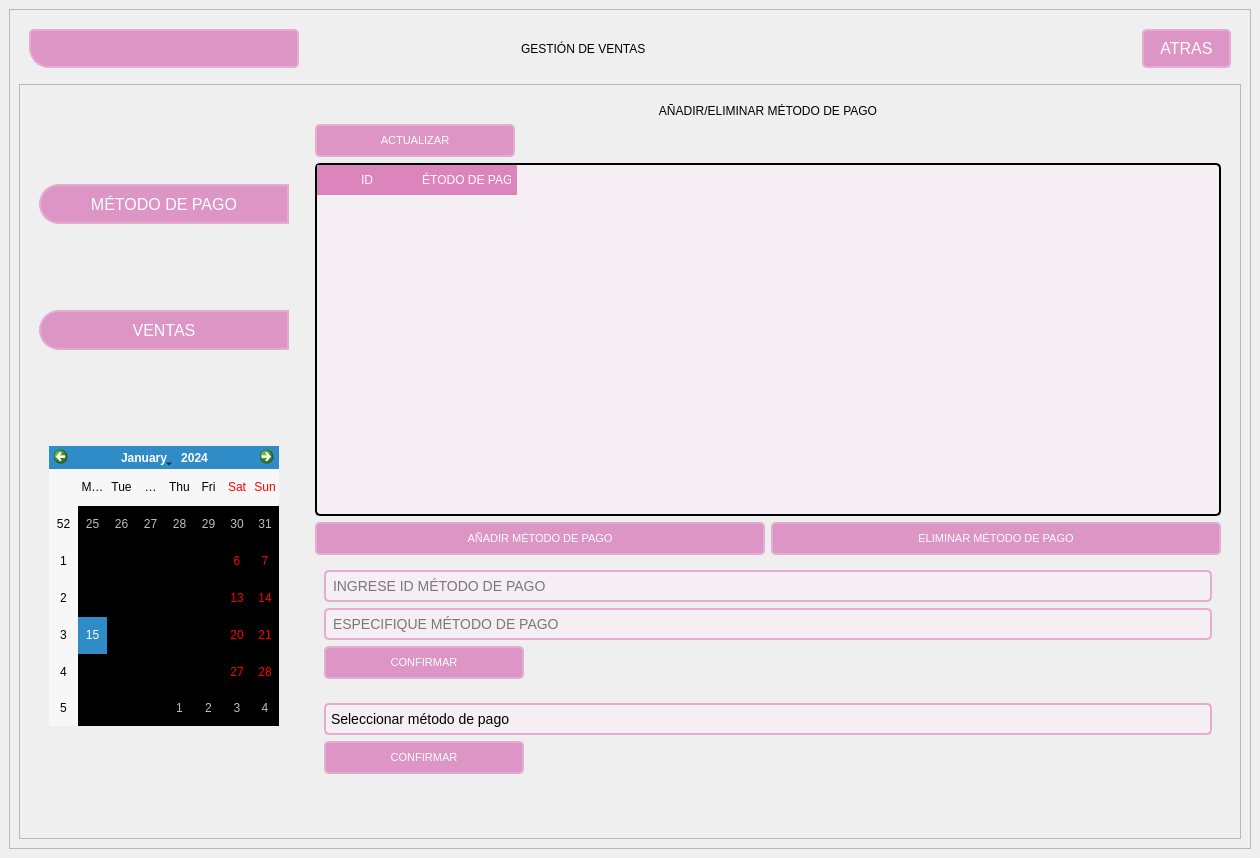
<?xml version="1.0" encoding="UTF-8"?>
<ui version="4.0">
 <class>MainWindow</class>
 <widget class="QMainWindow" name="MainWindow">
  <property name="geometry">
   <rect>
    <x>0</x>
    <y>0</y>
    <width>1260</width>
    <height>858</height>
   </rect>
  </property>
  <property name="windowTitle">
   <string>MainWindow</string>
  </property>
  <widget class="QWidget" name="centralwidget">
   <layout class="QVBoxLayout" name="verticalLayout">
    <item>
     <widget class="QFrame" name="frame">
      <property name="styleSheet">
       <string notr="true"/>
      </property>
      <property name="frameShape">
       <enum>QFrame::StyledPanel</enum>
      </property>
      <property name="frameShadow">
       <enum>QFrame::Raised</enum>
      </property>
      <layout class="QVBoxLayout" name="verticalLayout_2">
       <item>
        <widget class="QFrame" name="frame_superior">
         <property name="minimumSize">
          <size>
           <width>0</width>
           <height>50</height>
          </size>
         </property>
         <property name="maximumSize">
          <size>
           <width>16777215</width>
           <height>90</height>
          </size>
         </property>
         <property name="styleSheet">
          <string notr="true">QFrame{
background-color: transparent;
}

QPushButton {
    border: 2px solid #e4acd0;
    border-radius: 5px;
    padding: 8px 16px;
    background-color: #dc95c4; /* Fondo */
    color: #ffffff; /* Color del texto */
    font-family: Arial, sans-serif;
    font-size: 16px;
}

QPushButton:hover {
    background-color: #dc84bc; /* Fondo al pasar el cursor */
}

QPushButton:pressed {
    background-color: #d484b4; /* Fondo al presionar */
}
QLabel {
	background-color:  rgb(235, 188, 220);
    font: 87 14pt &quot;Arial Black&quot;; /* Fuente Arial Black, peso 87 */
    color: black; /* Color de texto rgb(220, 132, 188) */
}</string>
         </property>
         <property name="frameShape">
          <enum>QFrame::StyledPanel</enum>
         </property>
         <property name="frameShadow">
          <enum>QFrame::Raised</enum>
         </property>
         <layout class="QHBoxLayout" name="horizontalLayout">
          <item>
           <widget class="QPushButton" name="pushButton_menu">
            <property name="minimumSize">
             <size>
              <width>270</width>
              <height>0</height>
             </size>
            </property>
            <property name="styleSheet">
             <string notr="true">QPushButton {
	background-color: rgb(235, 188, 220);
	border:0px
	border-top-left-radius:20px;
    border-bottom-left-radius: 20px;
    background-color: #dc95c4; /* Fondo */
    color: #ffffff; /* Color del texto */
    font-family: Arial, sans-serif;
    font-size: 16px;
}

QPushButton:hover {
    background-color: #dc84bc; /* Fondo al pasar el cursor */
	border-top-left-radius:20px;
    border-bottom-left-radius: 20px;
}

QPushButton:pressed {
    background-color: #d484b4; /* Fondo al presionar */
}</string>
            </property>
            <property name="text">
             <string/>
            </property>
            <property name="icon">
             <iconset>
              <normaloff>../../recursos/images/barra-de-menus.png</normaloff>../../recursos/images/barra-de-menus.png</iconset>
            </property>
            <property name="iconSize">
             <size>
              <width>38</width>
              <height>38</height>
             </size>
            </property>
           </widget>
          </item>
          <item>
           <spacer name="horizontalSpacer_3">
            <property name="orientation">
             <enum>Qt::Horizontal</enum>
            </property>
            <property name="sizeHint" stdset="0">
             <size>
              <width>98</width>
              <height>20</height>
             </size>
            </property>
           </spacer>
          </item>
          <item>
           <widget class="QLabel" name="label_5">
            <property name="styleSheet">
             <string notr="true">background-color: transparent
</string>
            </property>
            <property name="text">
             <string>GESTIÓN DE VENTAS</string>
            </property>
           </widget>
          </item>
          <item>
           <spacer name="horizontalSpacer">
            <property name="orientation">
             <enum>Qt::Horizontal</enum>
            </property>
            <property name="sizeHint" stdset="0">
             <size>
              <width>490</width>
              <height>20</height>
             </size>
            </property>
           </spacer>
          </item>
          <item>
           <widget class="QPushButton" name="atrasBtn">
            <property name="text">
             <string>ATRAS</string>
            </property>
            <property name="icon">
             <iconset>
              <normaloff>../../recursos/images/arrow-left.png</normaloff>../../recursos/images/arrow-left.png</iconset>
            </property>
            <property name="iconSize">
             <size>
              <width>40</width>
              <height>40</height>
             </size>
            </property>
           </widget>
          </item>
         </layout>
        </widget>
       </item>
       <item>
        <widget class="QFrame" name="frame_contenido">
         <property name="minimumSize">
          <size>
           <width>200</width>
           <height>0</height>
          </size>
         </property>
         <property name="styleSheet">
          <string notr="true"/>
         </property>
         <property name="frameShape">
          <enum>QFrame::StyledPanel</enum>
         </property>
         <property name="frameShadow">
          <enum>QFrame::Raised</enum>
         </property>
         <layout class="QHBoxLayout" name="horizontalLayout_2">
          <item>
           <widget class="QFrame" name="frame_control">
            <property name="minimumSize">
             <size>
              <width>270</width>
              <height>0</height>
             </size>
            </property>
            <property name="maximumSize">
             <size>
              <width>0</width>
              <height>16777215</height>
             </size>
            </property>
            <property name="styleSheet">
             <string notr="true">QFrame{
background-color: transparent;
}

QPushButton {
    border: 2px solid #e4acd0;
	border-top-left-radius:20px;
    border-bottom-left-radius: 20px;
    background-color: #dc95c4; /* Fondo */
    color: #ffffff; /* Color del texto */
    font-family: Arial, sans-serif;
    font-size: 16px;
}

QPushButton:hover {
    background-color: #dc84bc; /* Fondo al pasar el cursor */
	border-top-left-radius:20px;
    border-bottom-left-radius: 20px;
}

QPushButton:pressed {
    background-color: #d484b4; /* Fondo al presionar */
}</string>
            </property>
            <property name="frameShape">
             <enum>QFrame::StyledPanel</enum>
            </property>
            <property name="frameShadow">
             <enum>QFrame::Raised</enum>
            </property>
            <layout class="QVBoxLayout" name="verticalLayout_3">
             <item>
              <widget class="QPushButton" name="pushButton_pagos">
               <property name="minimumSize">
                <size>
                 <width>0</width>
                 <height>40</height>
                </size>
               </property>
               <property name="text">
                <string>MÉTODO DE PAGO</string>
               </property>
               <property name="icon">
                <iconset>
                 <normaloff>../../recursos/images/cash-sync.png</normaloff>../../recursos/images/cash-sync.png</iconset>
               </property>
               <property name="iconSize">
                <size>
                 <width>35</width>
                 <height>35</height>
                </size>
               </property>
              </widget>
             </item>
             <item>
              <widget class="QPushButton" name="pushButton_ventas">
               <property name="minimumSize">
                <size>
                 <width>0</width>
                 <height>40</height>
                </size>
               </property>
               <property name="text">
                <string>VENTAS</string>
               </property>
               <property name="icon">
                <iconset>
                 <normaloff>../../recursos/images/cash-register.png</normaloff>../../recursos/images/cash-register.png</iconset>
               </property>
               <property name="iconSize">
                <size>
                 <width>35</width>
                 <height>35</height>
                </size>
               </property>
              </widget>
             </item>
             <item>
              <widget class="QFrame" name="frame_calendario">
               <property name="maximumSize">
                <size>
                 <width>16777215</width>
                 <height>300</height>
                </size>
               </property>
               <property name="frameShape">
                <enum>QFrame::StyledPanel</enum>
               </property>
               <property name="frameShadow">
                <enum>QFrame::Raised</enum>
               </property>
               <layout class="QVBoxLayout" name="verticalLayout_16">
                <item>
                 <widget class="QCalendarWidget" name="calendarWidget">
                  <property name="styleSheet">
                   <string notr="true">/* General Calendar Widget Styling */
QCalendarWidget {
    background-color: #f5eef2; /* Light gray background */
    border: 1px solid #d694bc; /* Dark purple border */
    border-radius: 5px; /* Rounded corners */
    font-family: Arial, sans-serif;
}

/* Header Section */
QCalendarWidget .qt_calendar_header {
    background-color: #e4acd0; /* Light pink background */
    padding: 5px;
}

/* Header Buttons */
QCalendarWidget .qt_calendar_prev,
QCalendarWidget .qt_calendar_next {
    background-color: #dc84bc; /* Dark pink background */
    color: white;
    border: none;
    border-radius: 5px;
    padding: 5px 10px;
    cursor: pointer;
}

/* Month Label */
QCalendarWidget .qt_calendar_monthlabel {
    font-size: 18px;
    font-weight: bold;
    color: #ebbcdc; /* Light peach */
}

/* Weekday Headers */
QCalendarWidget .qt_calendar_weekday {
    background-color: #dc95c4; /* Light red background */
    color: white;
    text-align: center;
    padding: 5px 0;
}

/* Calendar Grid */
QCalendarWidget .qt_calendar_grid {
    background-color: #f5eef2; /* Light gray background */
}

/* Calendar Days */
QCalendarWidget .qt_calendar_day {
    border: 1px solid #d694bc; /* Dark purple border */
    padding: 5px;
    text-align: center;
    cursor: pointer;
}

/* Selected Day */
QCalendarWidget .qt_calendar_currentday {
    background-color: #e4c4d4; /* Light blue background */
    color: white;
}

/* Selected Date */
QCalendarWidget QFrame[frameShape=&quot;0&quot;] {
    background-color: #d484b4; /* Dark red background */
    border-radius: 5px;
}</string>
                  </property>
                 </widget>
                </item>
               </layout>
              </widget>
             </item>
            </layout>
           </widget>
          </item>
          <item>
           <widget class="QFrame" name="frame_paginas">
            <property name="styleSheet">
             <string notr="true">
/* Estilo para QFrame */
QFrame {
    background-color: transparent; /* Fondo blanco */
	border-radius: 10px
}

/* Estilo para QLabel */
QLabel {
	background-color:  transparent;
    font: 70 10pt &quot;Arial Black&quot;; /* Fuente Arial Black, peso 87 */
    color: rgb(0,0,0); /* Color de texto rgb(220, 132, 188) */
}

/* Estilo para QLineEdit */
QLineEdit {
    border: 2px solid #e4acd0; /* Borde */
    border-radius: 5px;
    padding: 5px;
    background-color: #f5eef2; /* Fondo */
    color: rgb(0, 0, 0); /* Color del texto */
    font-family: Arial, sans-serif;
    font-size: 14px;
}
QLineEdit:hover {
	border: 2px solid rgb(220, 149, 196);
}
QLineEdit:focus {
    border: 2px solid #d484b4; /* Borde al enfocar */
}

QPushButton {
    border: 2px solid #e4acd0;
    border-radius: 5px;
    padding: 8px 8px;
    background-color: #dc95c4; /* Fondo */
    color: #ffffff; /* Color del texto */
    font-family: Arial, sans-serif;
    font-size: 11px;
}

QPushButton:hover {
    background-color: #dc84bc; /* Fondo al pasar el cursor */
}

QPushButton:pressed {
    background-color: #d484b4; /* Fondo al presionar */
}

QFrame{
border-radius: 10px
}

QTableWidget {
    background-color: #f5eef2;
    gridline-color: #dc84bc;
    font-size: 14px;
	border: 2px solid black;
     border-radius: 5px;
}

QHeaderView::section {
    background-color: #dc84bc;
    color: #ffffff;
    padding: 5px;
    border: 1px solid #dc84bc;
}

QTableWidget::item {
    border: 1px solid dc84bc;
}

QTableWidget::item:alternate {
    background-color: dc84bc;
}

QTableWidget::item:!selected {
    background-color: transparent;
}

QTableWidget::item:selected {
    background-color: #d484b4;
    color: #ffffff;
}

QComboBox {
    border: 2px solid #e4acd0; /* Borde */
    border-radius: 5px;
    padding: 5px;
    background-color: #f5eef2; /* Fondo */
    color: rgb(0, 0, 0); /* Color del texto */
    font-family: Arial, sans-serif;
    font-size: 14px;
}

QComboBox:hover {
    border: 2px solid rgb(220, 149, 196);
}

QComboBox:focus {
    border: 2px solid #d484b4; /* Borde al enfocar */
}

QComboBox::drop-down {
    width: 20px; /* Ancho del botón desplegable */
    border: none; /* Quitar el borde */
}

QComboBox::down-arrow {
    image: url(drop_down_icon.png); /* Cambiar el icono de flecha */
}

QComboBox::down-arrow:hover {
    image: url(drop_down_icon_hover.png); /* Cambiar el icono de flecha al pasar el cursor */
}</string>
            </property>
            <property name="frameShape">
             <enum>QFrame::StyledPanel</enum>
            </property>
            <property name="frameShadow">
             <enum>QFrame::Raised</enum>
            </property>
            <layout class="QVBoxLayout" name="verticalLayout_4">
             <property name="spacing">
              <number>0</number>
             </property>
             <property name="leftMargin">
              <number>1</number>
             </property>
             <property name="topMargin">
              <number>1</number>
             </property>
             <property name="rightMargin">
              <number>1</number>
             </property>
             <property name="bottomMargin">
              <number>1</number>
             </property>
             <item>
              <widget class="QStackedWidget" name="stackedWidget">
               <property name="currentIndex">
                <number>0</number>
               </property>
               <widget class="QWidget" name="pagina_pagos">
                <layout class="QVBoxLayout" name="verticalLayout_15">
                 <item>
                  <widget class="QLabel" name="label_9">
                   <property name="text">
                    <string>AÑADIR/ELIMINAR MÉTODO DE PAGO</string>
                   </property>
                   <property name="alignment">
                    <set>Qt::AlignCenter</set>
                   </property>
                  </widget>
                 </item>
                 <item>
                  <layout class="QVBoxLayout" name="verticalLayout_7">
                   <item>
                    <widget class="QPushButton" name="pushButton_actualizarPagos">
                     <property name="maximumSize">
                      <size>
                       <width>200</width>
                       <height>16777215</height>
                      </size>
                     </property>
                     <property name="text">
                      <string>ACTUALIZAR</string>
                     </property>
                     <property name="icon">
                      <iconset>
                       <normaloff>../../recursos/images/reload.png</normaloff>../../recursos/images/reload.png</iconset>
                     </property>
                    </widget>
                   </item>
                   <item>
                    <widget class="QTableWidget" name="tableWidget">
                     <column>
                      <property name="text">
                       <string>ID</string>
                      </property>
                     </column>
                     <column>
                      <property name="text">
                       <string>MÉTODO DE PAGO</string>
                      </property>
                     </column>
                    </widget>
                   </item>
                   <item>
                    <layout class="QHBoxLayout" name="horizontalLayout_5">
                     <item>
                      <widget class="QPushButton" name="pushButton_addPago">
                       <property name="text">
                        <string>AÑADIR MÉTODO DE PAGO</string>
                       </property>
                       <property name="icon">
                        <iconset>
                         <normaloff>../../recursos/images/account-credit-card.png</normaloff>../../recursos/images/account-credit-card.png</iconset>
                       </property>
                      </widget>
                     </item>
                     <item>
                      <widget class="QPushButton" name="pushButton_eliminarPago">
                       <property name="text">
                        <string>ELIMINAR MÉTODO DE PAGO</string>
                       </property>
                       <property name="icon">
                        <iconset>
                         <normaloff>../../recursos/images/cash-sync.png</normaloff>../../recursos/images/cash-sync.png</iconset>
                       </property>
                      </widget>
                     </item>
                    </layout>
                   </item>
                  </layout>
                 </item>
                 <item>
                  <widget class="QFrame" name="frame_addPago">
                   <property name="maximumSize">
                    <size>
                     <width>16777215</width>
                     <height>16777215</height>
                    </size>
                   </property>
                   <property name="frameShape">
                    <enum>QFrame::StyledPanel</enum>
                   </property>
                   <property name="frameShadow">
                    <enum>QFrame::Raised</enum>
                   </property>
                   <layout class="QVBoxLayout" name="verticalLayout_9">
                    <item>
                     <widget class="QLineEdit" name="lineEdit_addPago">
                      <property name="text">
                       <string/>
                      </property>
                      <property name="placeholderText">
                       <string>INGRESE ID MÉTODO DE PAGO</string>
                      </property>
                     </widget>
                    </item>
                    <item>
                     <widget class="QLineEdit" name="lineEdit">
                      <property name="placeholderText">
                       <string>ESPECIFIQUE MÉTODO DE PAGO</string>
                      </property>
                     </widget>
                    </item>
                    <item>
                     <widget class="QPushButton" name="pushButton_confirmarPago">
                      <property name="maximumSize">
                       <size>
                        <width>200</width>
                        <height>16777215</height>
                       </size>
                      </property>
                      <property name="text">
                       <string>CONFIRMAR</string>
                      </property>
                     </widget>
                    </item>
                   </layout>
                  </widget>
                 </item>
                 <item>
                  <widget class="QFrame" name="frame_delPago">
                   <property name="frameShape">
                    <enum>QFrame::StyledPanel</enum>
                   </property>
                   <property name="frameShadow">
                    <enum>QFrame::Raised</enum>
                   </property>
                   <layout class="QVBoxLayout" name="verticalLayout_8">
                    <item>
                     <widget class="QComboBox" name="comboBox_pago">
                      <item>
                       <property name="text">
                        <string>Seleccionar método de pago</string>
                       </property>
                       <property name="icon">
                        <iconset>
                         <normaloff>../../recursos/images/search.png</normaloff>../../recursos/images/search.png</iconset>
                       </property>
                      </item>
                     </widget>
                    </item>
                    <item>
                     <widget class="QPushButton" name="pushButton_delPago">
                      <property name="maximumSize">
                       <size>
                        <width>200</width>
                        <height>16777215</height>
                       </size>
                      </property>
                      <property name="text">
                       <string>CONFIRMAR</string>
                      </property>
                     </widget>
                    </item>
                   </layout>
                  </widget>
                 </item>
                 <item>
                  <layout class="QHBoxLayout" name="horizontalLayout_6">
                   <item>
                    <widget class="QLabel" name="aviso_pago">
                     <property name="minimumSize">
                      <size>
                       <width>200</width>
                       <height>30</height>
                      </size>
                     </property>
                     <property name="text">
                      <string/>
                     </property>
                    </widget>
                   </item>
                   <item>
                    <spacer name="horizontalSpacer_4">
                     <property name="orientation">
                      <enum>Qt::Horizontal</enum>
                     </property>
                     <property name="sizeHint" stdset="0">
                      <size>
                       <width>40</width>
                       <height>20</height>
                      </size>
                     </property>
                    </spacer>
                   </item>
                  </layout>
                 </item>
                </layout>
               </widget>
               <widget class="QWidget" name="pagina_ventas">
                <layout class="QVBoxLayout" name="verticalLayout_12">
                 <item>
                  <widget class="QLabel" name="label_13">
                   <property name="styleSheet">
                    <string notr="true">background-color: transparent
;</string>
                   </property>
                   <property name="text">
                    <string>MODIFICAR VENTAS</string>
                   </property>
                   <property name="alignment">
                    <set>Qt::AlignCenter</set>
                   </property>
                  </widget>
                 </item>
                 <item>
                  <layout class="QHBoxLayout" name="horizontalLayout_8">
                   <item>
                    <widget class="QPushButton" name="pushButton_mostrarModificar">
                     <property name="maximumSize">
                      <size>
                       <width>200</width>
                       <height>16777215</height>
                      </size>
                     </property>
                     <property name="text">
                      <string>MOSTRAR/ACTUALIZAR</string>
                     </property>
                     <property name="icon">
                      <iconset>
                       <normaloff>../../recursos/images/eye-outline.png</normaloff>../../recursos/images/eye-outline.png</iconset>
                     </property>
                    </widget>
                   </item>
                   <item>
                    <widget class="QPushButton" name="pushButton_eliminarVenta">
                     <property name="maximumSize">
                      <size>
                       <width>200</width>
                       <height>16777215</height>
                      </size>
                     </property>
                     <property name="text">
                      <string>ELIMINAR VENTA</string>
                     </property>
                     <property name="icon">
                      <iconset>
                       <normaloff>../../recursos/images/delete-outline.png</normaloff>../../recursos/images/delete-outline.png</iconset>
                     </property>
                    </widget>
                   </item>
                  </layout>
                 </item>
                 <item>
                  <layout class="QHBoxLayout" name="horizontalLayout_9">
                   <item>
                    <widget class="QTableWidget" name="tableWidget_modificar">
                     <property name="editTriggers">
                      <set>QAbstractItemView::NoEditTriggers</set>
                     </property>
                     <attribute name="horizontalHeaderDefaultSectionSize">
                      <number>200</number>
                     </attribute>
                     <column>
                      <property name="text">
                       <string>ID Venta</string>
                      </property>
                     </column>
                     <column>
                      <property name="text">
                       <string>Cedula</string>
                      </property>
                     </column>
                     <column>
                      <property name="text">
                       <string>Cliente</string>
                      </property>
                     </column>
                     <column>
                      <property name="text">
                       <string>Producto</string>
                      </property>
                     </column>
                     <column>
                      <property name="text">
                       <string>Servicio</string>
                      </property>
                     </column>
                     <column>
                      <property name="text">
                       <string>Fecha</string>
                      </property>
                     </column>
                     <column>
                      <property name="text">
                       <string>Cantidad</string>
                      </property>
                     </column>
                     <column>
                      <property name="text">
                       <string>Subtotal</string>
                      </property>
                     </column>
                     <column>
                      <property name="text">
                       <string>ID_MetodoPago</string>
                      </property>
                     </column>
                    </widget>
                   </item>
                  </layout>
                 </item>
                 <item>
                  <layout class="QHBoxLayout" name="horizontalLayout_4">
                   <item>
                    <widget class="QLineEdit" name="lineEdit_idVenta">
                     <property name="placeholderText">
                      <string>INGRESE ID_VENTA</string>
                     </property>
                    </widget>
                   </item>
                   <item>
                    <widget class="QPushButton" name="pushButton_modificarBuscar">
                     <property name="text">
                      <string>SELECCIONAR</string>
                     </property>
                    </widget>
                   </item>
                  </layout>
                 </item>
                 <item>
                  <widget class="QListView" name="listView_buscar">
                   <property name="maximumSize">
                    <size>
                     <width>16777215</width>
                     <height>20</height>
                    </size>
                   </property>
                   <property name="styleSheet">
                    <string notr="true">QListView {
    background-color: #f5eef2; /* Fondo */
}

QListView::item {
    border-bottom: 1px solid #e4acd0; /* Borde inferior de cada elemento */
    padding: 5px; /* Espaciado interno */
    font-size: 14px; /* Tamaño de la fuente */
}

QListView::item:selected {
    background-color: #dc84bc; /* Color de fondo al seleccionar */
    color: #ffffff; /* Color de texto al seleccionar */
}</string>
                   </property>
                  </widget>
                 </item>
                 <item>
                  <widget class="QFrame" name="frame_contenedorF">
                   <property name="frameShape">
                    <enum>QFrame::StyledPanel</enum>
                   </property>
                   <property name="frameShadow">
                    <enum>QFrame::Raised</enum>
                   </property>
                   <layout class="QHBoxLayout" name="horizontalLayout_7">
                    <item>
                     <widget class="QFrame" name="frame_formulario">
                      <property name="maximumSize">
                       <size>
                        <width>400</width>
                        <height>16777215</height>
                       </size>
                      </property>
                      <property name="frameShape">
                       <enum>QFrame::StyledPanel</enum>
                      </property>
                      <property name="frameShadow">
                       <enum>QFrame::Raised</enum>
                      </property>
                      <layout class="QVBoxLayout" name="verticalLayout_5">
                       <item>
                        <layout class="QHBoxLayout" name="horizontalLayout_3">
                         <item>
                          <layout class="QVBoxLayout" name="verticalLayout_11">
                           <property name="spacing">
                            <number>5</number>
                           </property>
                           <item>
                            <widget class="QLabel" name="label_3">
                             <property name="text">
                              <string>CÉDULA</string>
                             </property>
                            </widget>
                           </item>
                           <item>
                            <widget class="QLabel" name="label_2">
                             <property name="text">
                              <string>CLIENTE</string>
                             </property>
                            </widget>
                           </item>
                           <item>
                            <widget class="QLabel" name="label_12">
                             <property name="text">
                              <string>PRODUCTO</string>
                             </property>
                            </widget>
                           </item>
                           <item>
                            <widget class="QLabel" name="label_14">
                             <property name="text">
                              <string>SERVICIO</string>
                             </property>
                            </widget>
                           </item>
                           <item>
                            <widget class="QLabel" name="label_15">
                             <property name="text">
                              <string>FECHA</string>
                             </property>
                            </widget>
                           </item>
                           <item>
                            <widget class="QLabel" name="label_4">
                             <property name="text">
                              <string>CANTIDAD</string>
                             </property>
                            </widget>
                           </item>
                           <item>
                            <widget class="QLabel" name="label_6">
                             <property name="text">
                              <string>SUB_TOTAL</string>
                             </property>
                            </widget>
                           </item>
                           <item>
                            <widget class="QLabel" name="label_7">
                             <property name="text">
                              <string>ID_METODO PAGO</string>
                             </property>
                            </widget>
                           </item>
                          </layout>
                         </item>
                         <item>
                          <layout class="QVBoxLayout" name="verticalLayout_10">
                           <property name="spacing">
                            <number>5</number>
                           </property>
                           <item>
                            <widget class="QLineEdit" name="lineEdit_cedula">
                             <property name="placeholderText">
                              <string>INGRESE NUEVA CÉDULA</string>
                             </property>
                            </widget>
                           </item>
                           <item>
                            <widget class="QLineEdit" name="lineEdit_cliente">
                             <property name="placeholderText">
                              <string>INGRESE NUEVO CLIENTE</string>
                             </property>
                            </widget>
                           </item>
                           <item>
                            <widget class="QLineEdit" name="lineEdit_producto">
                             <property name="placeholderText">
                              <string>INGRESE NUEVO SERVICIO</string>
                             </property>
                            </widget>
                           </item>
                           <item>
                            <widget class="QLineEdit" name="lineEdit_servicio">
                             <property name="placeholderText">
                              <string>INGRESE NUEVO PRODUCTO</string>
                             </property>
                            </widget>
                           </item>
                           <item>
                            <widget class="QPushButton" name="pushButton_fecha">
                             <property name="text">
                              <string>SELECCIONAR FECHA</string>
                             </property>
                             <property name="icon">
                              <iconset>
                               <normaloff>../../recursos/images/calendar-account-outline.png</normaloff>../../recursos/images/calendar-account-outline.png</iconset>
                             </property>
                            </widget>
                           </item>
                           <item>
                            <widget class="QLineEdit" name="lineEdit_cantidad">
                             <property name="placeholderText">
                              <string>INGRESE NUEVA CANTIDAD PRODUCTOS</string>
                             </property>
                            </widget>
                           </item>
                           <item>
                            <widget class="QLineEdit" name="lineEdit_subtotal">
                             <property name="placeholderText">
                              <string>INGRESE NUEVO SUBTOTAL</string>
                             </property>
                            </widget>
                           </item>
                           <item>
                            <widget class="QComboBox" name="comboBox_idPago">
                             <item>
                              <property name="text">
                               <string>Seleccionar metodo pago</string>
                              </property>
                              <property name="icon">
                               <iconset>
                                <normaloff>../../recursos/images/account-credit-card.png</normaloff>../../recursos/images/account-credit-card.png</iconset>
                              </property>
                             </item>
                            </widget>
                           </item>
                          </layout>
                         </item>
                        </layout>
                       </item>
                       <item>
                        <widget class="QPushButton" name="pushButton_guardarInfo">
                         <property name="text">
                          <string>GUARDAR</string>
                         </property>
                         <property name="icon">
                          <iconset>
                           <normaloff>../../recursos/images/content-save-all.png</normaloff>../../recursos/images/content-save-all.png</iconset>
                         </property>
                        </widget>
                       </item>
                      </layout>
                     </widget>
                    </item>
                    <item>
                     <widget class="QFrame" name="frame_formularioEliminar">
                      <property name="frameShape">
                       <enum>QFrame::StyledPanel</enum>
                      </property>
                      <property name="frameShadow">
                       <enum>QFrame::Raised</enum>
                      </property>
                      <layout class="QVBoxLayout" name="verticalLayout_6">
                       <item>
                        <widget class="QComboBox" name="comboBox">
                         <item>
                          <property name="text">
                           <string>Seleccionar venta a eliminar</string>
                          </property>
                          <property name="icon">
                           <iconset>
                            <normaloff>../../recursos/images/search.png</normaloff>../../recursos/images/search.png</iconset>
                          </property>
                         </item>
                        </widget>
                       </item>
                       <item>
                        <widget class="QPushButton" name="pushButton_ConfirmarEliminado">
                         <property name="text">
                          <string>CONFIRMAR</string>
                         </property>
                         <property name="icon">
                          <iconset>
                           <normaloff>../../recursos/images/hand-okay.png</normaloff>../../recursos/images/hand-okay.png</iconset>
                         </property>
                        </widget>
                       </item>
                       <item>
                        <widget class="QPushButton" name="pushButton_CancelarEliminado">
                         <property name="text">
                          <string>CANCELAR</string>
                         </property>
                         <property name="icon">
                          <iconset>
                           <normaloff>../../recursos/images/cancel.png</normaloff>../../recursos/images/cancel.png</iconset>
                         </property>
                        </widget>
                       </item>
                      </layout>
                     </widget>
                    </item>
                   </layout>
                  </widget>
                 </item>
                </layout>
               </widget>
              </widget>
             </item>
            </layout>
           </widget>
          </item>
         </layout>
        </widget>
       </item>
      </layout>
     </widget>
    </item>
   </layout>
  </widget>
 </widget>
 <resources/>
 <connections/>
</ui>
